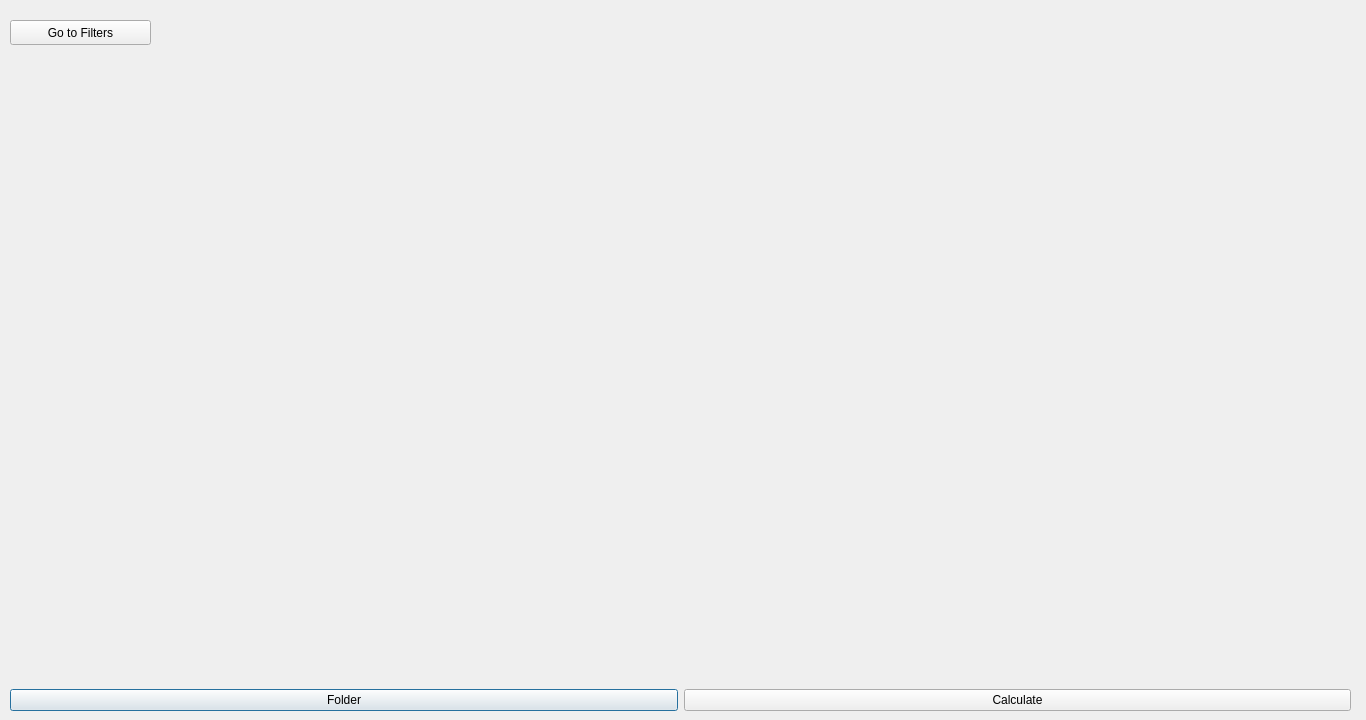
<?xml version="1.0" encoding="UTF-8"?>
<ui version="4.0">
 <class>histogram</class>
 <widget class="QDialog" name="histogram">
  <property name="geometry">
   <rect>
    <x>0</x>
    <y>0</y>
    <width>1366</width>
    <height>720</height>
   </rect>
  </property>
  <property name="sizePolicy">
   <sizepolicy hsizetype="Fixed" vsizetype="Fixed">
    <horstretch>0</horstretch>
    <verstretch>0</verstretch>
   </sizepolicy>
  </property>
  <property name="minimumSize">
   <size>
    <width>1366</width>
    <height>720</height>
   </size>
  </property>
  <property name="maximumSize">
   <size>
    <width>1366</width>
    <height>720</height>
   </size>
  </property>
  <property name="windowTitle">
   <string>Dialog</string>
  </property>
  <widget class="QWidget" name="horizontalLayoutWidget">
   <property name="geometry">
    <rect>
     <x>10</x>
     <y>60</y>
     <width>1341</width>
     <height>651</height>
    </rect>
   </property>
   <layout class="QHBoxLayout" name="horizontalLayout">
    <item>
     <layout class="QVBoxLayout" name="verticalLayout">
      <item>
       <widget class="QLabel" name="foldImage">
        <property name="text">
         <string/>
        </property>
       </widget>
      </item>
      <item>
       <widget class="QPushButton" name="foldBtn">
        <property name="text">
         <string>Folder</string>
        </property>
       </widget>
      </item>
     </layout>
    </item>
    <item>
     <layout class="QVBoxLayout" name="verticalLayout_2">
      <item>
       <widget class="QLabel" name="calcImage">
        <property name="text">
         <string/>
        </property>
       </widget>
      </item>
      <item>
       <widget class="QPushButton" name="calcBtn">
        <property name="text">
         <string>Calculate</string>
        </property>
       </widget>
      </item>
     </layout>
    </item>
   </layout>
  </widget>
  <widget class="QPushButton" name="filtBtn">
   <property name="geometry">
    <rect>
     <x>10</x>
     <y>20</y>
     <width>141</width>
     <height>25</height>
    </rect>
   </property>
   <property name="text">
    <string>Go to Filters</string>
   </property>
  </widget>
 </widget>
 <resources/>
 <connections/>
</ui>
